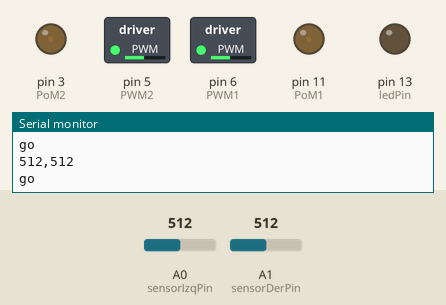
The sketch below on a simulated Arduino Uno, built with avr-gcc and run on an emulated ATmega328P. Parts: switched loads named in the sketch (green lamp = pin HIGH), output pins drawn as LEDs (lit = HIGH), the last lines printed to the serial monitor. Dashed ring = blinking. The test bench sets the inputs (shaded band); at power-on: A0 (sensorIzqPin) = 512, A1 (sensorDerPin) = 512.

Above: at 5.2 s.
5.3 s: A0 (sensorIzqPin) set to 105
6.9 s: A0 (sensorIzqPin) set to 92
At 8.0 s:
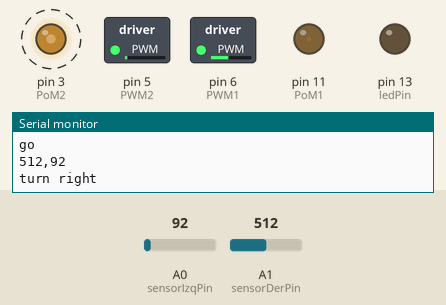
9.9 s: A1 (sensorDerPin) set to 90
At 12.4 s:
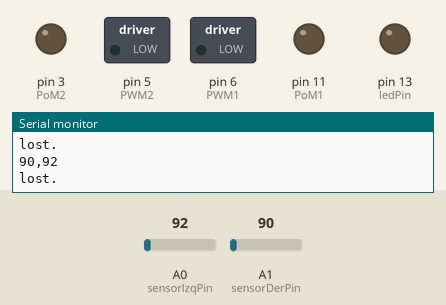
12.9 s: A1 (sensorDerPin) set to 109
At 13.9 s:
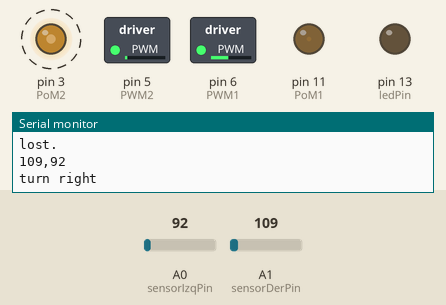
15.9 s: A1 (sensorDerPin) set to 0
At 18.5 s:
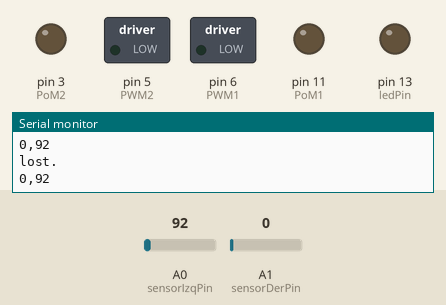
Timing chart, 0 to 19.8 s (numbered marks = the images above; inputs shaded):
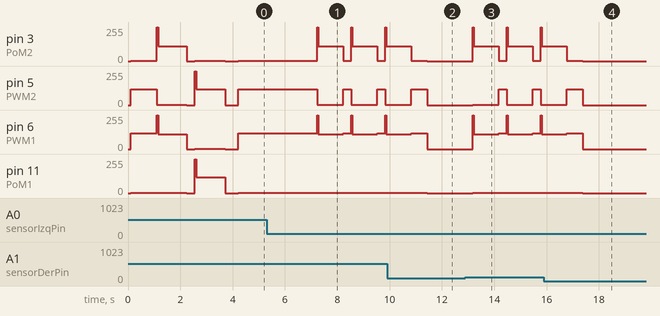

The sketch:

confinamento.ino
```cpp
 String vers = "Sensor IR vers 0.1  2019May22";
int TipoRover=2;// 1-Rojo 2-Negro
int sensorIzqPin = A0;    //
int sensorDerPin = A1;    //
int sensorIzqValue = 0;    //
int sensorDerValue = 0;    //
int ledPin = 13;      //
int BackFwdDer,BackFwdIzq;
int TEsqIzq = 1; // Tiempo de esquiva Giro izquierdo
int TEsqDer = 1; // Tiempo de esquiva Giro derecho
int DistDetect = 1; //Distancia minima //para esquivar lo cambie estaba en 15
int TPorPasos = 0; // Cant de Tiempo (mS) a avanzar por cada paso programado (depende de cada bot)//lo cambie estaba en 250
int PasosPorCm = 0; // Cant de pasos por cada CM medido en el seteo del juego
int ValMax1 = 200; //Valor maximo motor izquierdo
int ValMax2 = 200; //Valor maximo motor derecho
int ValM1 = 200; // Potencia Motor Izq
int ValM2 = 200; // Potencia Motor Der // cambie la potencia,estaba en 175
//******************************************

///seguir avanzando en blanco hasta encontrar negro

//++++++++++++++++++++++++++++++++++++++++++
int Pasos = 0;//Cant de pasos seteados (se decrementa por cada Avance/Giro)
//boolean goUp = true ; // Used to detect acceleration or deceleration
int PWM1   = 6; // Pin Motor 1  (Izq)    PWM1 = ValM1  , PoM1= HIGH => avanza
int PoM1 = 11;   // Pin Motor 1 (Izq)  PWM1 = HIGH  , PoM1= ValM1 => retrocede
int PWM2   = 5; // Pin Motor 2
int PoM2 = 3;   // Pin Motor 2  (Der)
int BajoTrig = 10 ; // TRIG Ultrasonido bajo
int BajoEcho = 9;  // ECHO  ultrasonido bajo
int PinBotonA = 7; int BotonA;
int x,y;
int i = 1;     // increment
int Obs = 0;
void setup() {

  // Seteo Constantes por tipo Rover (ver Codez)
  rover_rojo_mesa();
  //rover_rojo();
  //rover_negro();
  //rover_Sab();
  //rover_DC();

  pinMode(ledPin, OUTPUT);
  Serial.begin(9600);
  delay (50);
  Serial.println("Start");
  Serial.print("Version: "); Serial.println(vers);
  delay (50);

  Avanza(1000);
  GiroDer(1000);
  Para();delay(300);
  GiroIzq(1000);
  Para();delay(300);
}//setup

void loop() {
  //
  sensorDerValue = analogRead(sensorDerPin);
  Serial.print(sensorDerValue);
  Serial.print(",");
  sensorIzqValue = analogRead(sensorIzqPin);
  Serial.println(sensorIzqValue);
  delay(200);

//seguidor de lineas negras

if ((sensorIzqValue > 100) and (sensorDerValue > 100)){Serial.println("go");
Avanza(100);}

if ( (sensorIzqValue < 100)and (sensorDerValue > 100) ) { Serial.println ("turn right");
GiroDer(950);
Avanza(100);
}

if ( (sensorDerValue < 100) and (sensorIzqValue > 100) ){ Serial.println ("turn left");
GiroDer(950);
Avanza(100);
}

if((sensorIzqValue < 100) and (sensorDerValue < 100)){Serial.println("lost.");
delay(200);
Para();
}

}//loop

void ArcoDer(int Dly) {
  analogWrite(PoM1, HIGH) ;  // High en rover
  analogWrite(PWM1, ValM1) ;
  analogWrite(PoM2, 0) ;   // High en rover
  analogWrite(PWM2, 0);
  delay(Dly);
}

void ArcoIzq(int Dly) {
  analogWrite(PoM1, 0) ;  // High en rover
  analogWrite(PWM1, 0) ;
  analogWrite(PoM2, HIGH) ;   // High en rover
  analogWrite(PWM2, ValM2);
  delay(Dly);
}
void Para(){
    delay (100);
    digitalWrite(PoM1, LOW) ;   // Both motor with same polarity
    digitalWrite(PoM2, LOW) ;
    digitalWrite(PWM1, LOW) ;   // Both motor with same polarity
    digitalWrite(PWM2, LOW) ;
    delay(10);
}


void Avanza(int Dly) {
  analogWrite(PoM1, HIGH) ;  // High en rover
  analogWrite(PWM1, ValM1) ;
  analogWrite(PoM2, HIGH) ;   // High en rover
  analogWrite(PWM2, ValM2);
  delay(Dly);

}
void GiroDer(int Dly) {
  analogWrite(PoM1, BackFwdIzq) ;   //izq avanza
  analogWrite(PWM1, ValMax1) ;
  analogWrite(PoM2, ValMax2) ;
  analogWrite(PWM2,BackFwdDer ) ;
  delay(50);

  analogWrite(PoM1, BackFwdIzq) ;   //izq avanza
  analogWrite(PWM1, ValM1-10) ;
  analogWrite(PoM2, ValM2-10) ;
  analogWrite(PWM2,BackFwdDer );
  delay(Dly);
}
void GiroIzq(int Dly) {
  analogWrite(PoM1, ValMax1) ;   //izq retrocede
  analogWrite(PWM1, BackFwdIzq) ;
  analogWrite(PoM2, BackFwdDer) ;
  analogWrite(PWM2,ValMax2 ) ;
  delay(50);

  analogWrite(PoM1, ValM1) ;   //Motor izq retrocede
  analogWrite(PWM1, BackFwdIzq) ;
  analogWrite(PoM2, BackFwdDer) ;
  analogWrite(PWM2, ValM2);
  delay(Dly);
}
```

Codez.ino
```cpp
 void rover_rojo(){
 TEsqIzq = 770; // Tiempo de esquiva Giro izquierdo
 TEsqDer = 750; // Tiempo de esquiva Giro derecho
 DistDetect=15; //Distancia minima //para esquivar lo cambie estaba en 15
 TPorPasos = 150; // Cant de Tiempo (mS) a avanzar por cada paso programado (depende de cada bot)//lo cambie estaba en 250
 PasosPorCm = 1; // Cant de pasos por cada CM medido en el seteo del juego
 ValMax1   = 255; //Valor maximo motor izquierdo
 ValMax2   = 255; //Valor maximo motor derecho
 ValM1   = 250; // Potencia Motor Izq
 ValM2   = 250; // Potencia Motor Der // cambie la potencia,estaba en 175
 BackFwdIzq=1;
 BackFwdDer=1;
 PWM1   = 6; // Pin Motor 1  (Izq)    PWM1 = ValM1  , PoM1= HIGH => avanza
 PoM1 = 11;   // Pin Motor 1 (Izq)  PWM1 = HIGH  , PoM1= ValM1 => retrocede
 PWM2   = 5; // Pin Motor 2
 PoM2 = 3;   // Pin Motor 2  (Der)
 }
void rover_rojo_mesa(){
 TEsqIzq = 770; // Tiempo de esquiva Giro izquierdo
 TEsqDer = 750; // Tiempo de esquiva Giro derecho
 DistDetect=15; //Distancia minima //para esquivar lo cambie estaba en 15
 TPorPasos = 150; // Cant de Tiempo (mS) a avanzar por cada paso programado (depende de cada bot)//lo cambie estaba en 250
 PasosPorCm = 1; // Cant de pasos por cada CM medido en el seteo del juego
 ValMax1   = 255; //Valor maximo motor izquierdo
 ValMax2   = 255; //Valor maximo motor derecho
 ValM1   = 120; // Potencia Motor Izq
 ValM2   = 120; // Potencia Motor Der // cambie la potencia,estaba en 175
 BackFwdIzq=1;
 BackFwdDer=1;
 PWM1   = 6; // Pin Motor 1  (Izq)    PWM1 = ValM1  , PoM1= HIGH => avanza
 PoM1 = 11;   // Pin Motor 1 (Izq)  PWM1 = HIGH  , PoM1= ValM1 => retrocede
 PWM2   = 5; // Pin Motor 2
 PoM2 = 3;   // Pin Motor 2  (Der)
 }
```

Measured:
- the behaviour switches between 100 and 99 on A0 (sensorIzqPin) (found by bisection; images 0 and 1)
- the behaviour switches between 100 and 101 on A1 (sensorDerPin) (found by bisection; images 2 and 3)
- after the input at 6.9 s, pin 3 (PoM2): alternates 110/255 for 1.0 s and 1/255 for 0.30 s, starting after 0.33 s; pin 5 (PWM2): alternates 120/255 for 0.30 s and 1/255 for 1.0 s, starting after 0.33 s; pin 6 (PWM1): alternates 120/255 for 0.30 s and 110/255 for 1.0 s, starting after 0.33 s
- after the input at 9.9 s, pin 11 (PoM1): 1/255 → 0/255 after 1.5 s
- after the input at 12.9 s, pin 3 (PoM2): alternates 110/255 for 1.0 s and 1/255 for 0.30 s, starting after 0.27 s; pin 5 (PWM2): alternates 120/255 for 0.30 s and 1/255 for 1.0 s, starting after 0.27 s; pin 6 (PWM1): alternates 120/255 for 0.30 s and 110/255 for 1.0 s, starting after 0.27 s; pin 11 (PoM1): 0/255 → 1/255 after 0.27 s
- after the input at 15.9 s, pin 11 (PoM1): 1/255 → 0/255 after 1.5 s
